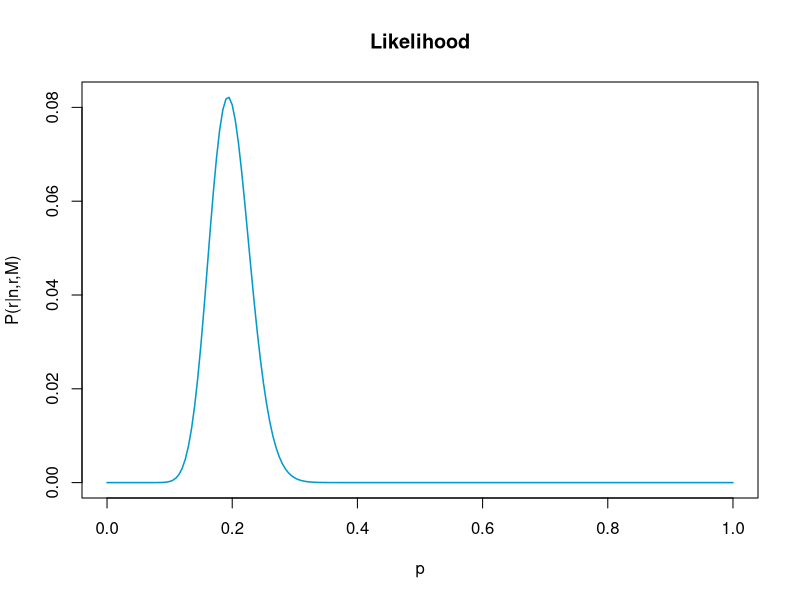
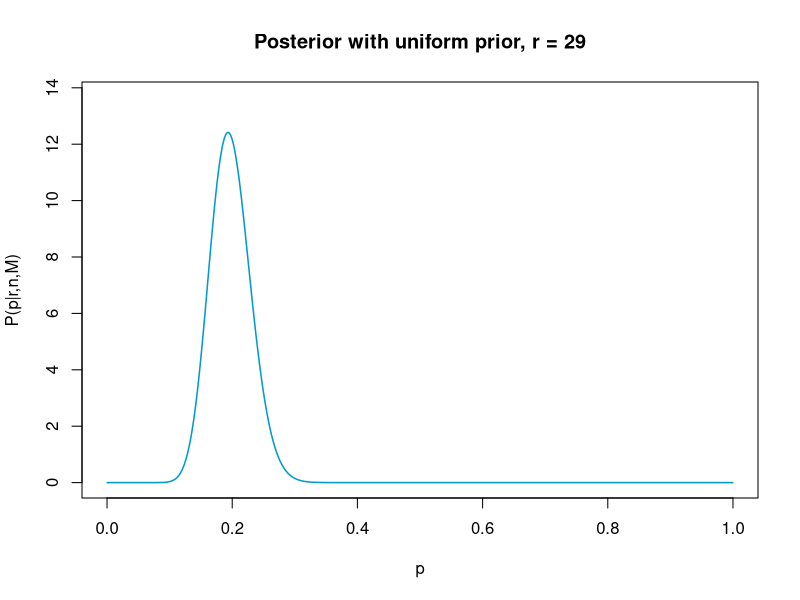
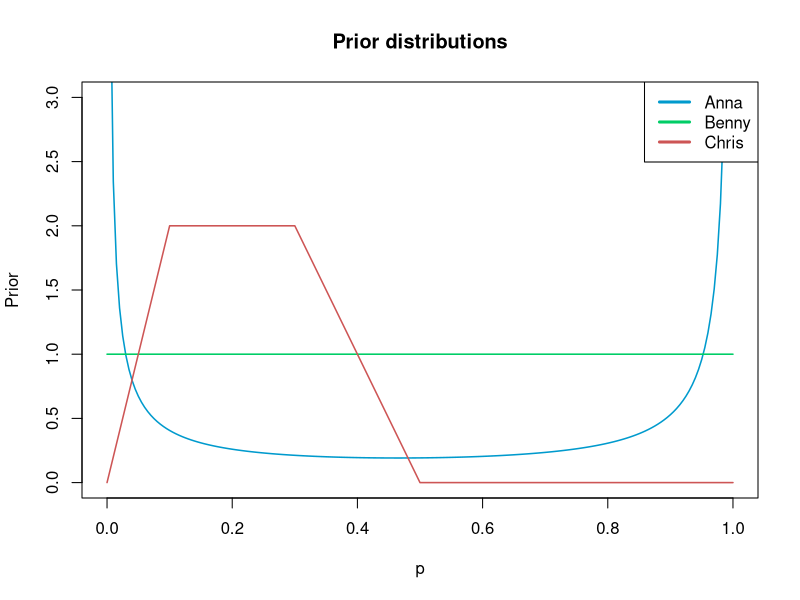
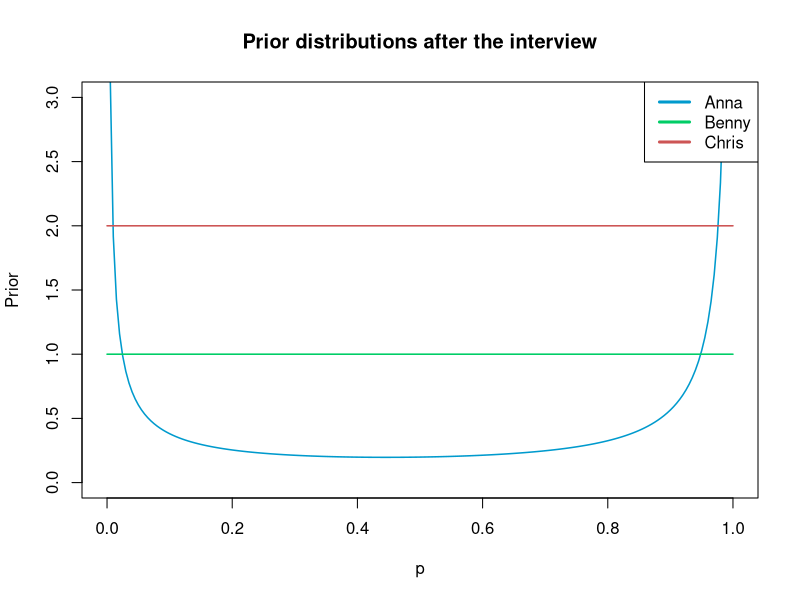
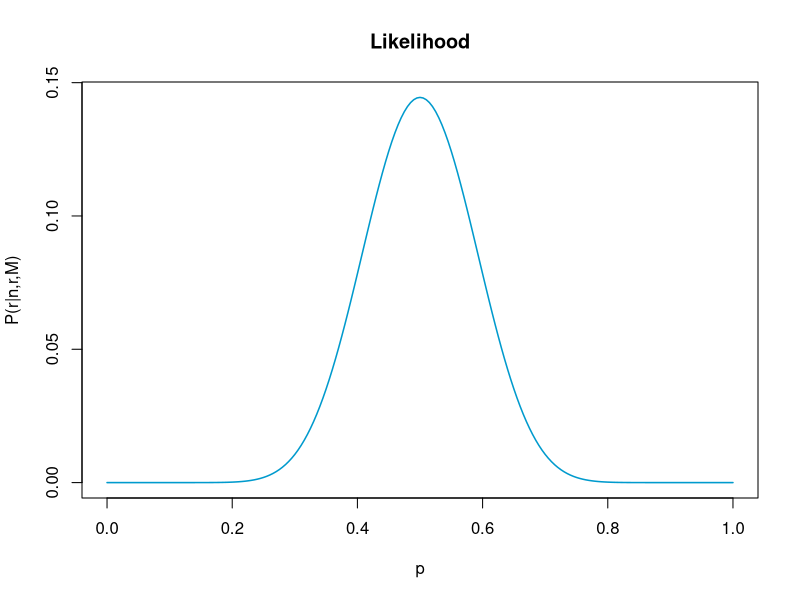
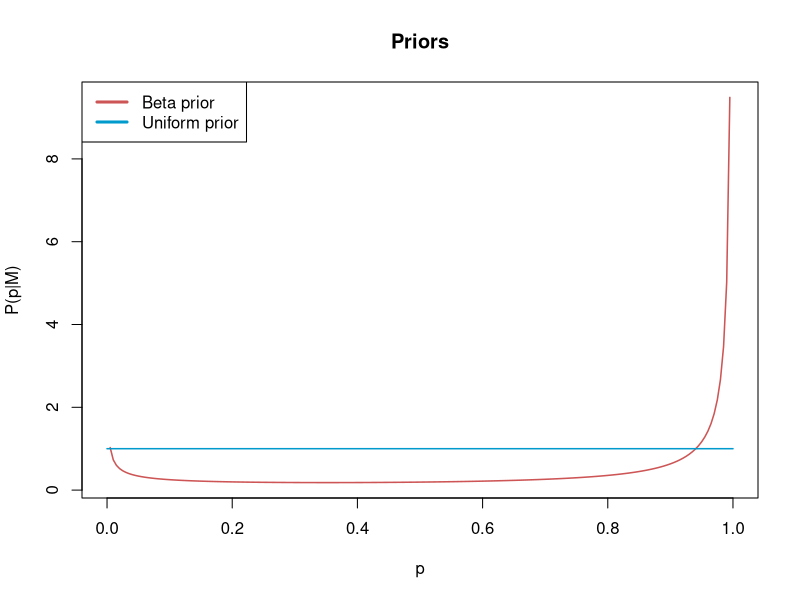
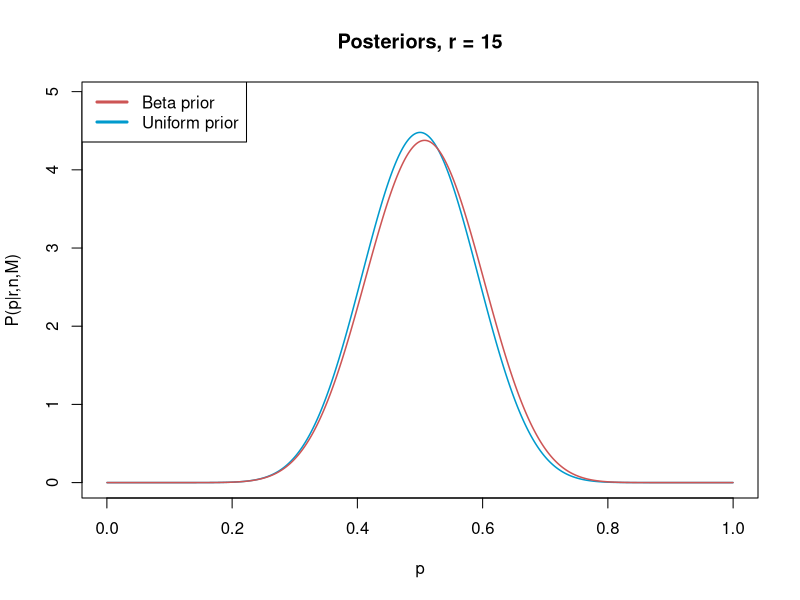

These charts were generated, in order, by the following R code:
## ---- chunk 1
knitr::opts_chunk$set(echo = TRUE)
## ---- chunk 2
n <- 150
r <- 29
p <- seq(0, 1, length.out = 201) 
likelihood <- dbinom(x=r, size=n, prob=p)
plot(p, likelihood, 
     col = "deepskyblue3", 
     lwd = 1.5,
     type = "l", 
     xlab = "p", 
     ylab = "P(r|n,r,M)",
     main = "Likelihood")

n.sample <- 2000 # number of intervals in which we divide [0,1] 
delta.p <- 1/n.sample # sub-intervals length
p <- seq(from=1/(2*n.sample), by=1/n.sample, length.out=n.sample)

post.star <- dbinom(x=r, size=n, prob=p) 
post.norm <- post.star/(delta.p*sum(post.star)) 

plot(p, post.norm, 
     type = "l", 
     lwd = 1.5, 
     col = "deepskyblue3", 
     xlim = c(0,1), 
     ylim = c(0,1.1*max(post.norm)), 
     xlab = "p", 
     ylab = "P(p|r,n,M)",
     main = paste("Posterior with uniform prior, r =", r)) 
## ---- chunk 3
p <- seq(0, 1, length.out = 201) 
alpha <- 0.2
beta <- 0.08 # GIUSTO? <--------------------------------------------
anna.prior <- function(p, alpha, beta) {
  return(dbeta(p, alpha, beta))
}

benny.prior <- dunif(p)

chris.prior <- function(x){
  prior.v <- ifelse(x >= 0 & x < 0.1, 20*p, 
                    ifelse(x >= 0.1 & x < 0.3, 2,
                           ifelse(x >= 0.3 & x < 0.5, 5-10*x, 0)))
  return(prior.v)
}

plot(p, anna.prior(p, alpha, beta),
     ylim = c(0,3),
     lwd=1.5,
     type = "l",
     xlab = "p",
     ylab = "Prior",
     col = "deepskyblue3",
     main = "Prior distributions")

lines(p, benny.prior,
      lwd=1.5,
      type = "l",
      col = "springgreen3")

lines(p, chris.prior(p),
      lwd=1.5,
      type = "l",
      col = "indianred3")

legend("topright", 
       c("Anna", "Benny", "Chris"), 
       lwd = 3, 
       col = c("deepskyblue3", "springgreen3", "indianred3"))
## ---- chunk 4
plot(p, anna.prior(p, alpha = 0.26, beta = beta),
     ylim = c(0,3),
     lwd=1.5,
     type = "l",
     xlab = "p",
     ylab = "Prior",
     col = "deepskyblue3",
     main = "Prior distributions after the interview")

lines(p, benny.prior,
      lwd=1.5,
      type = "l",
      col = "springgreen3")

lines(p, seq(chris.prior(0.26), chris.prior(0.26), length.out = 201),
      lwd = 1.5,
      type = "l",
      col = "indianred3")

legend("topright", 
       c("Anna", "Benny", "Chris"), 
       lwd = 3, 
       col = c("deepskyblue3", "springgreen3", "indianred3"))
## ---- chunk 5
# for a uniform distribution p0 = r/n and sigma = sqrt(r*(n-r)/n)/n
# for a beta prior p0 = (r+alpha-1)/(n+alpha+beta-2) and sigma = sqrt((alpha+r-1)/(alpha+r))/(alpha+beta+n-2)
# the 95% credibility interval is given by 3*sigma
## ---- chunk 6
n <- 30
r <- 15  # heads
p <- seq(0, 1, length.out = 201)

likelihood <- dbinom(x=r, size=n, prob=p)
plot(p, likelihood, 
     col = "deepskyblue3", 
     lwd = 1.5,
     type = "l", 
     xlab = "p", 
     ylab = "P(r|n,r,M)",
     main = "Likelihood")

flat.prior <- dunif(p)

alpha.p <- 0.5 # assume a fair coin
beta.p <- 0.08
beta.prior <- dbeta(p, alpha.p, beta.p)

plot(p, beta.prior,
     col = "indianred3", 
     type= "l", 
     lty = 1, 
     lwd = 1.5, 
     xlab = "p",
     ylab = "P(p|M)",
     main = "Priors")

lines(p, flat.prior,
     col = "deepskyblue3", 
     type= "l", 
     lty = 1, 
     lwd = 1.5)

legend("topleft", 
       c("Beta prior", "Uniform prior"), 
       lwd = 3, 
       col = c("indianred3", "deepskyblue3"))

n.sample <- 2000 # number of intervals in which we divide [0,1] 
delta.p <- 1/n.sample # sub-intervals length
p <- seq(from=1/(2*n.sample), by=1/n.sample, length.out=n.sample)
post.star.u <- dbinom(x=r, size=n, prob=p)
post.norm.u <- post.star.u/(delta.p*sum(post.star.u))
plot(p, post.norm.u,
     type = "l", 
     lwd = 1.5, 
     col = "deepskyblue3",
     ylim = c(0, 1.1*max(post.norm.u)),
     xlab = "p", 
     ylab = "P(p|r,n,M)",
     main = paste("Posteriors, r =", r)) 

alpha <- alpha.p + r 
beta <- beta.p + n - r 
post.star.b <- dbeta(p, alpha, beta)
post.norm.b <- post.star.b/(delta.p*sum(post.star.b))
lines(p, post.norm.b,
     type = "l", 
     lwd = 1.5, 
     col = "indianred3",
     #ylim=c(0,1.1*max(post.norm.b)),
     xlab = "p", 
     ylab = "P(p|r,n,M)")
     #main=paste("Posterior with beta prior, r =",r)) 

legend("topleft", 
       c("Beta prior", "Uniform prior"), 
       lwd = 3, 
       col = c("indianred3", "deepskyblue3"))
## ---- chunk 7
p0.u <- r/n
cat("UNIFORM PRIOR - The most probable value for the coin probability p is:", p0.u, "\n")

sigma.u <- sqrt(r*(n-r)/n)/n
cred.int.95.u <- 3*sigma.u
cat("UNIFORM PRIOR - The 95% credibility interval is:", cred.int.95.u, "\n")

p0.b <- (r+alpha-1)/(n+alpha+beta-2)
cat("BETA PRIOR - The most probable value for the coin probability p is:", p0.b, "\n")

sigma.b <- sqrt((alpha+r-1)/(alpha+r))/(alpha+beta+n-2)
cred.int.95.b <- 3*sigma.b
cat("BETA PRIOR - The 95% credibility interval is:", cred.int.95.b)
## ---- chunk 8

## ---- chunk 9
